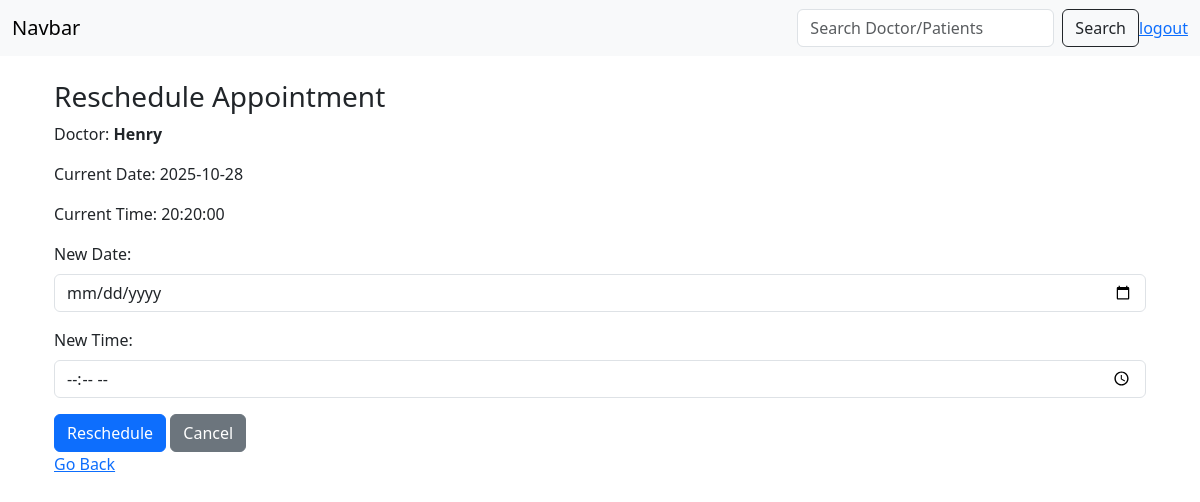
The app's page /patient_dashboard/reschedule/1, older data.
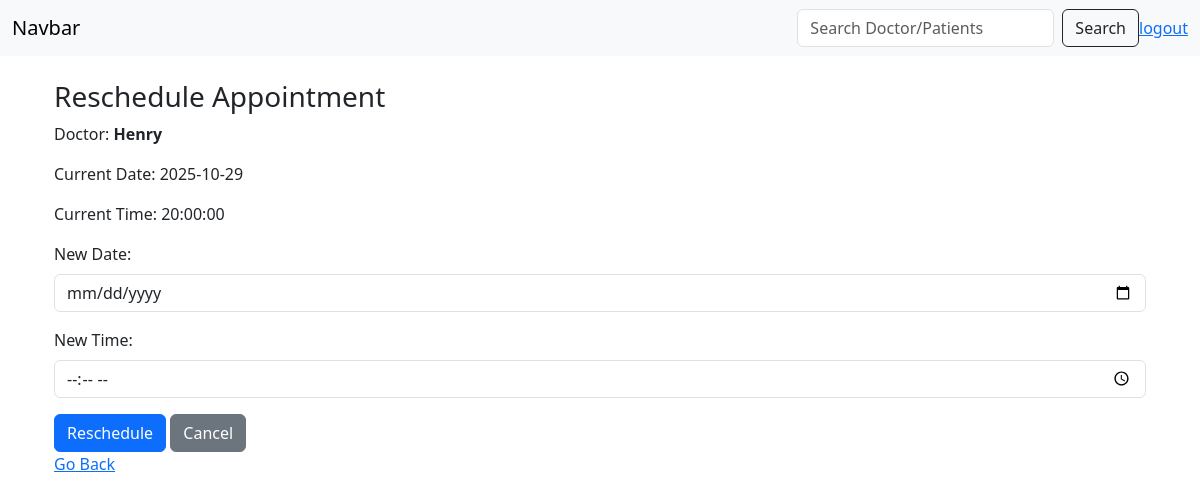
The same page, newer data.
### application/models.py (models this page shows)
class Appointment(db.Model):
    __tablename__ = "appointment"
    appointment_id = db.Column(db.Integer(),primary_key=True,autoincrement=True)
    patient_id = db.Column(db.Integer() , db.ForeignKey("patient.patient_id") ,nullable=False)
    doctor_id = db.Column(db.Integer() , db.ForeignKey("doctor.id"),nullable=True)
    date = db.Column(db.Date(),nullable = False)
    time = db.Column(db.Time(),nullable = False)
    status = db.Column(db.String(),nullable = False , default="Booked")

### application/patient_api.py (the view, shortened to what this page needs)
@api.route("/patient_dashboard/reschedule/<int:appointment_id>", methods=["GET", "POST"])
def reschedule_appointment(appointment_id):
    appointment = Appointment.query.get_or_404(appointment_id)
    doctor = Doctor.query.filter(
        or_(
            Doctor.id == appointment.doctor_id,
            Doctor.doctor_id == appointment.doctor_id
        )
    ).first()
    if not doctor:
        flash("Linked doctor not found for this appointment.", "warning")
        return redirect(url_for('patient_api.patient_dashboard'))
    return render_template("patient/reschedule.html", appointment=appointment, doctor=doctor)

### templates/patient/reschedule.html
{% extends "patient/layout.html" %}
{% block body %}
<div class="container mt-4">
    <h3>Reschedule Appointment</h3>
    <p>Doctor: <strong>{{ doctor.name }}</strong></p>
    <p>Current Date: {{ appointment.date }}</p>
    <p>Current Time: {{ appointment.time }}</p>
    <form method="POST" action="{{ url_for('patient_api.reschedule_appointment', appointment_id=appointment.appointment_id) }}">
        <div class="mb-3">
            <label for="date" class="form-label">New Date:</label>
            <input type="date" name="date" class="form-control" required>
        </div>
        <div class="mb-3">
            <label for="time" class="form-label">New Time:</label>
            <input type="time" name="time" class="form-control" required>
        </div>
        <button type="submit" class="btn btn-primary">Reschedule</button>
        <a href="{{ url_for('patient_api.patient_dashboard') }}" class="btn btn-secondary">Cancel</a>
    </form>
    <a href="{{ url_for('patient_api.patient_dashboard') }}">Go Back</a>
</div>
{% endblock %}

Row changes from the older to the newer data that the page shows:
changed Appointment: date "2025-10-28" → "2025-10-29"; time "20:20:00" → "20:00:00"
